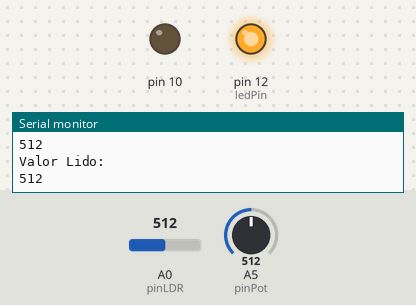
Simulated run of this sketch. Board: Arduino Uno, built with avr-gcc and run on an emulated ATmega328P. Parts: output pins drawn as LEDs (lit = HIGH), the last lines printed to the serial monitor. The test bench sets the inputs (shaded band); at power-on: A0 (pinLDR) = 512, A5 (pinPot) = 512.

Above: at 1.2 s.
1.3 s: A0 (pinLDR) set to 782
3.0 s: A0 (pinLDR) set to 809
At 3.6 s:
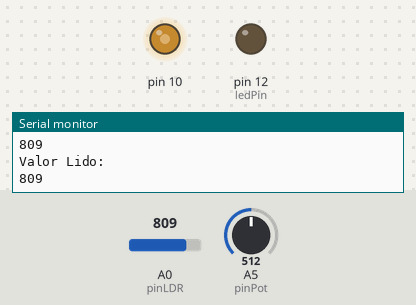
4.8 s: A5 (pinPot) set to 716
At 6.3 s:
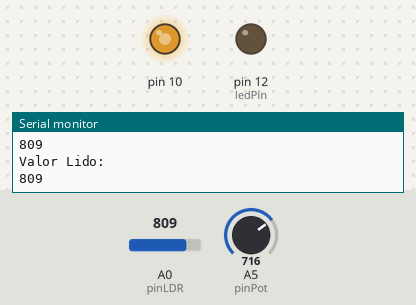
6.6 s: A5 (pinPot) set to 810
At 7.8 s:
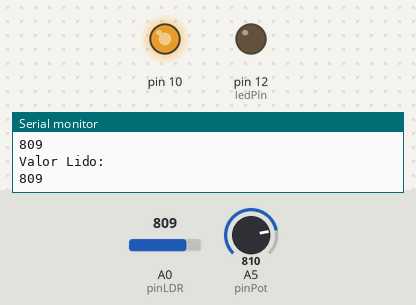
8.4 s: A5 (pinPot) set to 122
At 9.3 s:
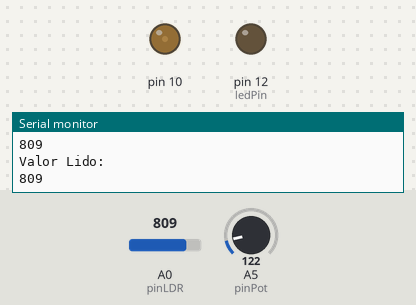
10.2 s: A5 (pinPot) set to 511
At 10.8 s:
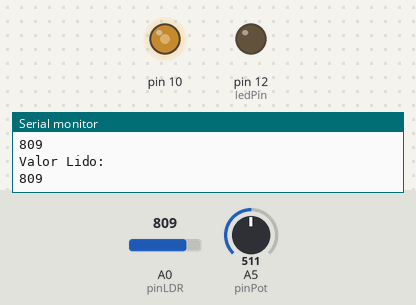
Timing chart, 0 to 13.0 s (numbered marks = the images above; inputs shaded):
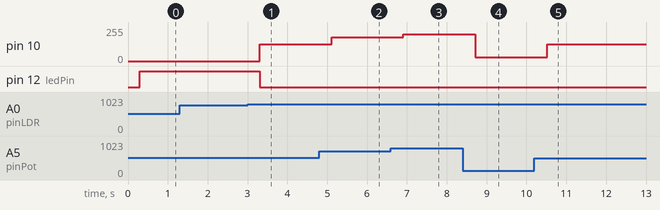

The sketch:

testeLDRSensor.ino
```cpp
const int pinLDR =  A0;
const int ledPin = 12;
int valorLido;
int pinPot = A5;
int valorPot = 0;

float luminosidade = 0;
//const int valorLido = 0;

void setup() {

  Serial.begin(9600);
  pinMode(pinLDR, INPUT);
  pinMode(12, OUTPUT);
  pinMode(10, OUTPUT);
  pinMode(pinPot, INPUT);

}

void loop() {

  valorPot = analogRead(pinPot);
  luminosidade = map(valorPot, 0, 1023, 0, 255); // Remapeia um número de um intervalo para outro, convertendo de 1023 lido para 255 variando

  valorLido = analogRead(pinLDR); // lê o valor que está vindo do sensor no pino A0
  Serial.println("Valor Lido: ");
  Serial.println(valorLido);     //printa o valor da leitura que será entre 0 a 1023
  delay(300);

  if(valorLido >= 800){
    digitalWrite(12, 0);
    digitalWrite(10, HIGH);
    analogWrite(10, luminosidade);
  }
  else{
    digitalWrite(12, 1);
    digitalWrite(10, LOW);
  }

}
```

Measured:
- the behaviour switches between 799 and 800 on A0 (pinLDR) (found by bisection; images 0 and 1)
- after the input at 3.0 s, pin 10: 0/255 → 127/255 after 0.31 s; pin 12 (ledPin): HIGH → LOW after 0.31 s
- after the input at 4.8 s, pin 10: 127/255 → 178/255 after 0.31 s
- after the input at 6.6 s, pin 10: 178/255 → 201/255 after 0.31 s
- after the input at 8.4 s, pin 10: 201/255 → 30/255 after 0.32 s
- after the input at 10.2 s, pin 10: 30/255 → 127/255 after 0.32 s
